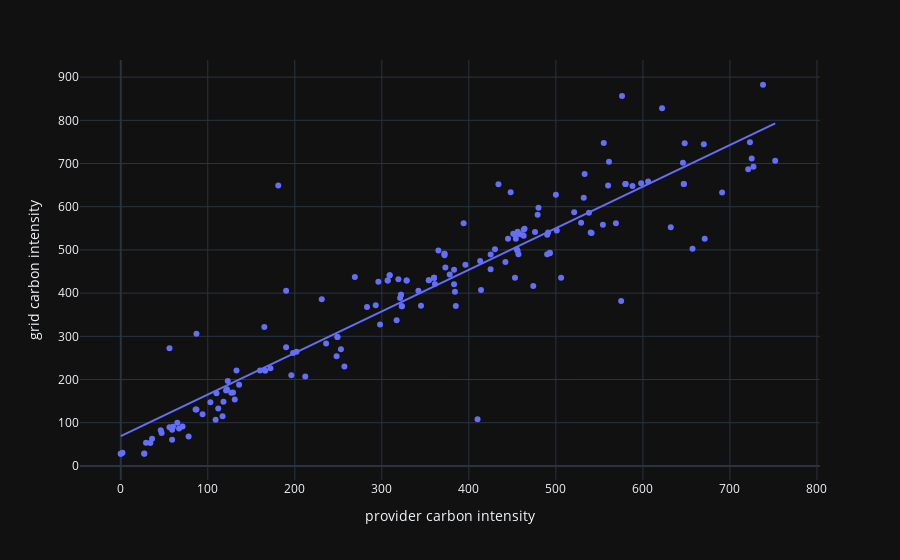

Notebook cell for this chart:
### Markdown cell above
### Investigating correlation between the ratio of CFE (Carbon Free Energy) to CEE (Carbon Emitting Energy) between Cloud providers and the Energy supplier for their region

### Code cell
import plotly.express as px
all_year_df = all_year_df.rename(columns={'provider-carbon-intensity-average-consumption-hourly':'provider carbon intensity',
                                             'grid-carbon-intensity-average-consumption-annual': 'grid carbon intensity'})
scatter_graph = px.scatter(all_year_df,
    x='provider carbon intensity',
    y='grid carbon intensity',
    trendline='ols')
scatter_graph.show()

### Figure 1 — Plotly figure (JSON) as saved in the notebook; plotly's stock layout.template omitted (floating-point values rounded to 4 significant figures; data arrays with more than 128 entries replaced by an {"elided": "..."} marker saying what was removed)
{"data": [{"hovertemplate": "provider carbon intensity=%{x}<br>grid carbon intensity=%{y}<extra></extra>", "legendgroup": "", "marker": {"color": "#636efa", "symbol": "circle"}, "mode": "markers", "name": "", "orientation": "v", "showlegend": false, "x": {"elided": "378 float values"}, "xaxis": "x", "y": {"elided": "378 float values"}, "yaxis": "y", "type": "scatter"}, {"hovertemplate": "<b>OLS trendline</b><br>grid carbon intensity = 0.96259 * provider carbon intensity + 69.1662<br>R<sup>2</sup>=0.855956<br><br>provider carbon intensity=%{x}<br>grid carbon intensity=%{y} <b>(trend)</b><extra></extra>", "legendgroup": "", "marker": {"color": "#636efa", "symbol": "circle"}, "mode": "lines", "name": "", "showlegend": false, "x": {"elided": "163 float values"}, "xaxis": "x", "y": {"elided": "163 float values"}, "yaxis": "y", "type": "scatter"}], "layout": {"xaxis": {"anchor": "y", "domain": [0.0, 1.0], "title": {"text": "provider carbon intensity"}}, "yaxis": {"anchor": "x", "domain": [0.0, 1.0], "title": {"text": "grid carbon intensity"}}, "legend": {"tracegroupgap": 0}, "margin": {"t": 60}}}
